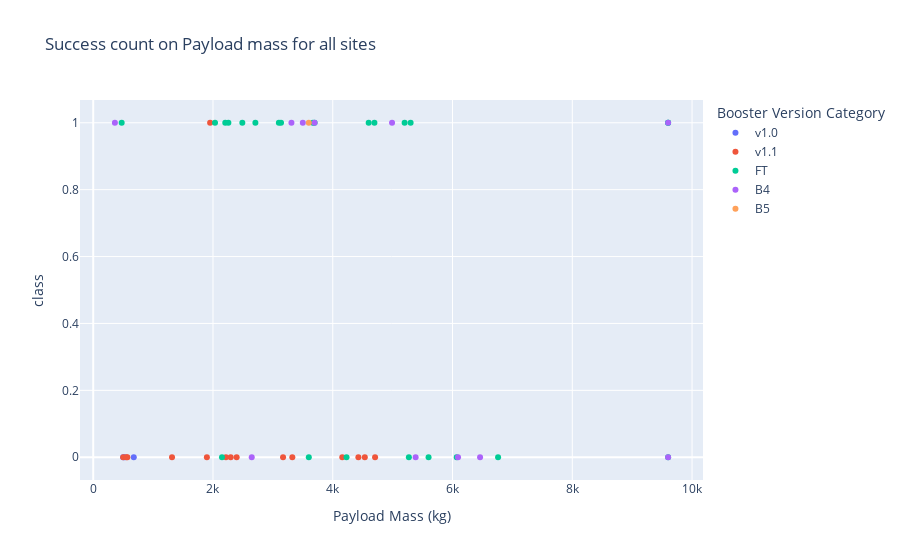

Notebook code cell kept with this figure:
### Code cell
A=get_scatter_plot(entered_site='ALL',slider_range=[0,10000],spacex_df=spacex_df)
A

### Figure 1 — Plotly figure (JSON) as saved in the notebook; plotly's stock layout.template omitted (floating-point values rounded to 4 significant figures)
{"data": [{"hovertemplate": "Booster Version Category=v1.0<br>Payload Mass (kg)=%{x}<br>class=%{y}<extra></extra>", "legendgroup": "v1.0", "marker": {"color": "#636efa", "symbol": "circle"}, "mode": "markers", "name": "v1.0", "orientation": "v", "showlegend": true, "type": "scatter", "x": [525, 500, 677], "xaxis": "x", "y": [0, 0, 0], "yaxis": "y"}, {"hovertemplate": "Booster Version Category=v1.1<br>Payload Mass (kg)=%{x}<br>class=%{y}<extra></extra>", "legendgroup": "v1.1", "marker": {"color": "#EF553B", "symbol": "circle"}, "mode": "markers", "name": "v1.1", "orientation": "v", "showlegend": true, "type": "scatter", "x": [3170, 3325, 2296, 1316, 4535, 4428, 2216, 2395, 570, 4159, 1898, 4707, 1952, 500, 553], "xaxis": "x", "y": [0, 0, 0, 0, 0, 0, 0, 0, 0, 0, 0, 0, 1, 0, 0], "yaxis": "y"}, {"hovertemplate": "Booster Version Category=FT<br>Payload Mass (kg)=%{x}<br>class=%{y}<extra></extra>", "legendgroup": "FT", "marker": {"color": "#00cc96", "symbol": "circle"}, "mode": "markers", "name": "FT", "orientation": "v", "showlegend": true, "type": "scatter", "x": [2034, 5271, 3136, 4696, 3100, 3600, 2257, 4600, 9600, 9600, 475, 9600, 2150, 2490, 5600, 5300, 3697.0, 6070, 2708, 3669, 6761, 5200, 2205, 4230], "xaxis": "x", "y": [1, 0, 1, 1, 1, 0, 1, 1, 1, 1, 1, 0, 0, 1, 0, 1, 1, 0, 1, 1, 0, 1, 1, 0], "yaxis": "y"}, {"hovertemplate": "Booster Version Category=B4<br>Payload Mass (kg)=%{x}<br>class=%{y}<extra></extra>", "legendgroup": "B4", "marker": {"color": "#ab63fa", "symbol": "circle"}, "mode": "markers", "name": "B4", "orientation": "v", "showlegend": true, "type": "scatter", "x": [9600, 9600, 6460, 3310, 4990, 3500, 3697.0, 6092, 2647, 362, 5384], "xaxis": "x", "y": [1, 0, 0, 1, 1, 1, 1, 0, 0, 1, 0], "yaxis": "y"}, {"hovertemplate": "Booster Version Category=B5<br>Payload Mass (kg)=%{x}<br>class=%{y}<extra></extra>", "legendgroup": "B5", "marker": {"color": "#FFA15A", "symbol": "circle"}, "mode": "markers", "name": "B5", "orientation": "v", "showlegend": true, "type": "scatter", "x": [3600], "xaxis": "x", "y": [1], "yaxis": "y"}], "layout": {"autosize": true, "legend": {"title": {"text": "Booster Version Category"}, "tracegroupgap": 0}, "title": {"text": "Success count on Payload mass for all sites"}, "xaxis": {"anchor": "y", "autorange": true, "domain": [0, 1], "range": [-194.7, 10160.0], "title": {"text": "Payload Mass (kg)"}, "type": "linear"}, "yaxis": {"anchor": "x", "autorange": true, "domain": [0, 1], "range": [-0.08252, 1.083], "title": {"text": "class"}, "type": "linear"}}}
